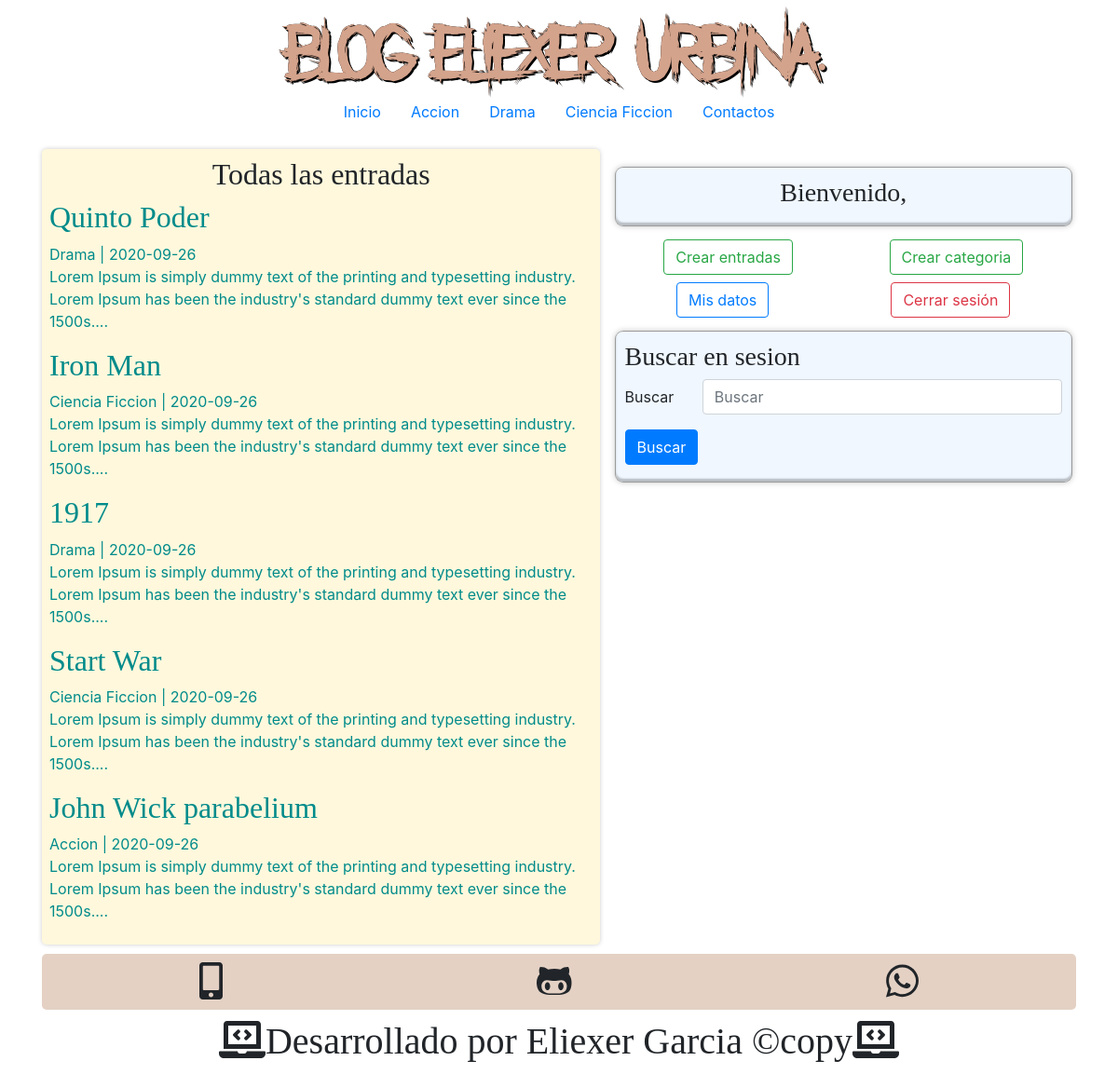
The app's page /entradas.php (signed in) with its own data.
### tables this page shows
CREATE TABLE categorias (
   id          int(255) auto_increment not null,
   nombre      varchar(100) not null,
   CONSTRAINT pk_categorias PRIMARY KEY (id)
   );

CREATE TABLE entradas(
id int(255) auto_increment not null,
usuarioid int(255) not null,
categoriaid int(255) not null,
titulo varchar(255) not null,
descripcion varchar(255) null,
fecha date not null,
CONSTRAINT pk_entradas PRIMARY KEY (id),
constraint FK_usuario FOREIGN KEY (usuarioid) REFERENCES usuarios(id),
constraint FK_categoria FOREIGN KEY (categoriaid) REFERENCES categorias(id)
);

### include/helper.php (called while the page is built, shortened)
<?php
function conseguirCategorias($conectar){
	$sql = "SELECT * FROM categorias ORDER BY id ASC;";
	$categorias = mysqli_query($conectar, $sql);
	$resultado = array();
	if($categorias && mysqli_num_rows($categorias) >= 1){
		$resultado = $categorias;
	}
	return $resultado;
}
function conseguirentradas($conectar, $limit = null, $category = null, $busqueda = null){
	$sql = "SELECT e.*, c.nombre AS 'Categoria' FROM entradas e
	 INNER JOIN categorias c ON e.categoriaid = c.id
	 ORDER BY e.id DESC";
	$entradas = mysqli_query($conectar, $sql);
	$result = array();
	if($entradas && mysqli_num_rows($entradas) >= 1){
		$result = $entradas;
	}
	return $result;
};
?>

### entradas.php (the view)
<?php require_once 'include/encabezado.php'; ?>
<?php require_once 'include/formul.php'; ?>
<div class="principal">
   <h2 class="text-center">Todas las entradas</h2>
   <?php
      $entradas = conseguirentradas($con);
      if(!empty($entradas)):
      while($entrada = mysqli_fetch_assoc($entradas)):
   ?>
      <article>
         <a class ="link" href="entrada.php?id=<?= $entrada['id']?>">
            <h2><?=$entrada['titulo']?></h2>
            <span class=""><?=$entrada['Categoria'].' | '.$entrada['fecha']?></span>
            <p><?=substr($entrada['descripcion'], 0, 180)."..."?></p>
         </a>
      </article>
 <?php
endwhile;
  endif;
 ?>
</div>
<?php require_once 'include/pie.php'; ?>

### include/encabezado.php (shortened to what this page needs)
<?php require_once 'conexion.php'; ?>
<?php  require_once 'helper.php'; ?>
<!DOCTYPE html>
<html lang="en">
<head>
   <link rel="stylesheet" href="inicio.css">
   <link rel="stylesheet" href="https://stackpath.bootstrapcdn.com/bootstrap/4.4.1/css/bootstrap.min.css"
>
</head>
<body>
   <div class="container contenedor">
   <header id="cabecera" class="text-center">
      <h1 class = "logo">
         BLog Eliexer Urbina.
      </h1>
   </header>
   <nav id="menu">
      <ul class="nav justify-content-center">
         <li class="nav-item">
            <a class="nav-link active" href="index.php">Inicio</a>
         </li>
            <?php
					$categorias = conseguirCategorias($con);
					if(!empty($categorias)):
					while($category = mysqli_fetch_assoc($categorias)):
				?>
                  <li class="nav-item">
                     <a class="nav-link" href="categoria.php?id=<?=$category['id']?>">
                     <?=$category['nombre']?>
                     </a>
                  </li>
            <?php
               endwhile;
               endif;
				?>
         <li class="nav-item">
            <a class="nav-link" href="#">Contactos</a>
         </li>
      </ul>
   </nav>
   <div class="contenedor">

### inicio.css (style rules this page uses)
* { padding: 0px; margin: 0px; }
.logo { font-family: "eli"; color: #d4a38c; text-shadow: 0px 0px 0px black, 1px 1px 0px black, 2px 2px 0px black; font-size: 60px; text-decoration: none; }
.contenedor { min-height: auto; margin: 5px auto; margin-top: 20px; margin-bottom: 10px; }
.principal { width: 54%; float: left; min-height: auto; background-color: cornsilk; border-radius: 5px; box-shadow: 0px 0px 5px #ccc; padding: 8px; }
.principal h2 { font-family: "eli2"; }
article a:link, a:visited { color: darkcyan; text-decoration: none; }

### records on screen
categorias: nombre "Accion"
categorias: nombre "Drama"
categorias: nombre "Ciencia Ficcion"
entradas: titulo "Quinto Poder", categoriaid.nombre "Drama", fecha "2020-09-26", descripcion "Lorem Ipsum is simply dummy text of the printing and typesetting industry. Lorem Ipsum has been the industry's standard dummy text ever since the 1500s."
entradas: titulo "Iron Man", categoriaid.nombre "Ciencia Ficcion", fecha "2020-09-26", descripcion "Lorem Ipsum is simply dummy text of the printing and typesetting industry. Lorem Ipsum has been the industry's standard dummy text ever since the 1500s."
entradas: titulo "1917", categoriaid.nombre "Drama", fecha "2020-09-26", descripcion "Lorem Ipsum is simply dummy text of the printing and typesetting industry. Lorem Ipsum has been the industry's standard dummy text ever since the 1500s."
entradas: titulo "Start War", categoriaid.nombre "Ciencia Ficcion", fecha "2020-09-26", descripcion "Lorem Ipsum is simply dummy text of the printing and typesetting industry. Lorem Ipsum has been the industry's standard dummy text ever since the 1500s."
entradas: titulo "John Wick parabelium", categoriaid.nombre "Accion", fecha "2020-09-26", descripcion "Lorem Ipsum is simply dummy text of the printing and typesetting industry. Lorem Ipsum has been the industry's standard dummy text ever since the 1500s."
